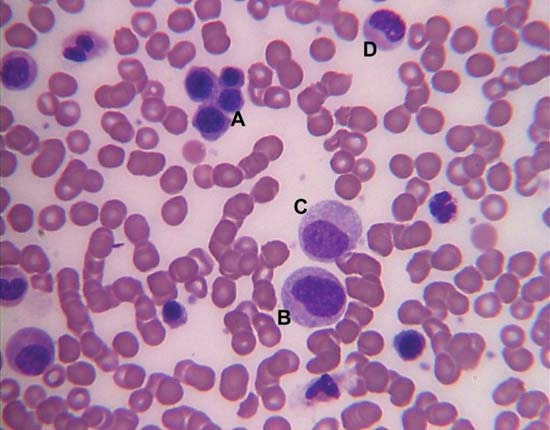
#> input picture bloodcell.jpg, 550 x 430 px
$ python circle_detecting_using_hough_transform_vid34.py
#> lines starting #> are read from the running program, lines starting #| are printed output that depends on the picture; after the words box and inside, x2 and y2 are one past the last pixel; in counts of white or black regions, pixels touching at a corner belong together
import numpy as np
import cv2 as cv
# img = cv.imread('smarties.png')
# img = cv.imread('shapes.jpg')
img = cv.imread('bloodcell.jpg')
#> img is the input picture: shape (430, 550, 3); mean B, G, R 164.7, 127.6, 174
output = img.copy()

gray = cv.cvtColor(img, cv.COLOR_BGR2GRAY)
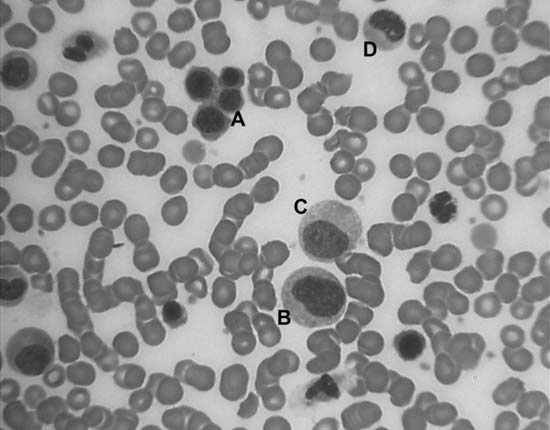
#> gray: shape (430, 550); min 0, max 235, mean 145.7
gray = cv.medianBlur(gray, 5)
# circles = cv.HoughCircles(gray, cv.HOUGH_GRADIENT, 1, 20, param1=50, param2=30, minRadius=0, maxRadius=0)
circles = cv.HoughCircles(gray, cv.HOUGH_GRADIENT, 1, 60, param1=50, param2=30, minRadius=0, maxRadius=70)
#> circles = 32 rows, first 8: [310.5, 300.5, 34.2], [16.5, 70.5, 19.9], [29.5, 350.5, 24.6], [327.5, 228.5, 33.8], [243.5, 137.5, 55.1], [509.5, 222.5, 58.4], [165.5, 299.5, 29.6], [467.5, 361.5, 47.4]

detected_circles = np.uint16(np.around(circles))
#> detected_circles = 32 rows, first 8: [310, 300, 34], [16, 70, 20], [30, 350, 25], [328, 228, 34], [244, 138, 55], [510, 222, 58], [166, 300, 30], [468, 362, 47]
for (x, y, r) in detected_circles[0, :]:
    cv.circle(output, (x, y), r, (0,255,0), 3)
    cv.circle(output, (x, y), 2, (0, 255, 255), 3)
#> this loop made 32 passes
#> (x, y, r) on passes 1 to 12: (310, 300, 34), (16, 70, 20), (30, 350, 25), (328, 228, 34), (244, 138, 55), (510, 222, 58), (166, 300, 30), (468, 362, 47), (52, 218, 13), (468, 278, 16), (458, 138, 13), (522, 308, 12)
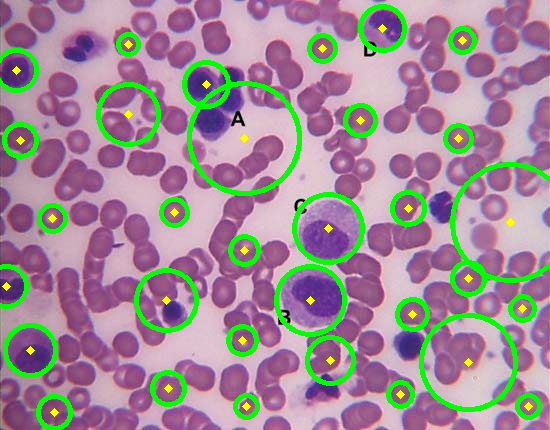
#> output: shape (430, 550, 3); 9.1% of pixels changed, all inside (x1, y1, x2, y2) = (0, 4, 550, 430)

cv.imshow('output', output)
cv.waitKey(0)
cv.destroyAllWindows()

$ run again, with apple.jpg copied over bloodcell.jpg
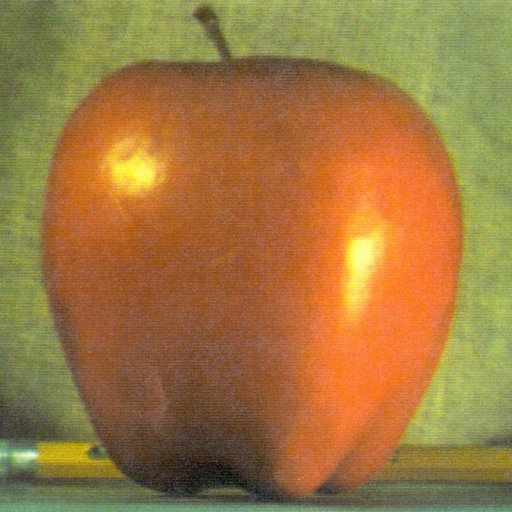
#> input picture apple.jpg, 512 x 512 px
#> img is the input picture: shape (512, 512, 3); mean B, G, R 64.8, 119.7, 159.1
#> `gray = cv.cvtColor(img, cv.COLOR_BGR2GRAY)`:
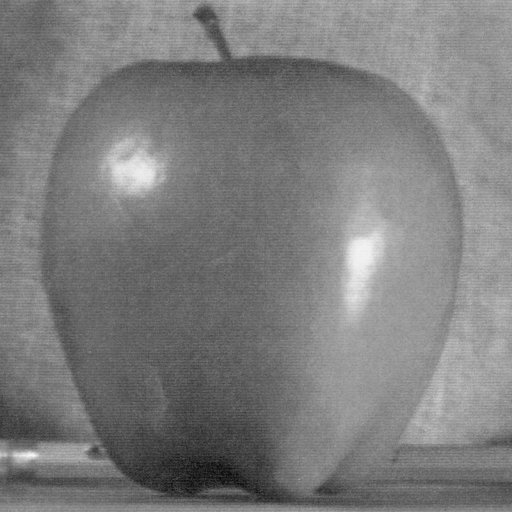
#> gray: shape (512, 512); min 7, max 248, mean 125.2
#> circles = [[134.5, 168.5, 30.1], [204.5, 14.5, 9.6]]
#> detected_circles = [[134, 168, 30], [204, 14, 10]]
#> the loop `for (x, y, r) in detected_circles[0, :]:` made 2 passes
#> after the loop `for (x, y, r) in detected_circles[0, :]:`:
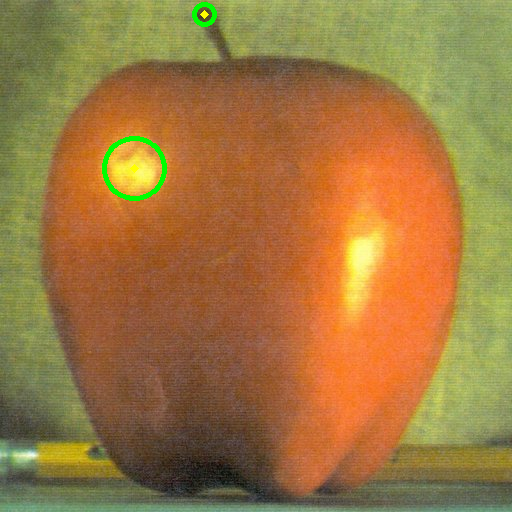
#> output: shape (512, 512, 3); 0.51% of pixels changed, all inside (x1, y1, x2, y2) = (102, 2, 217, 201)
